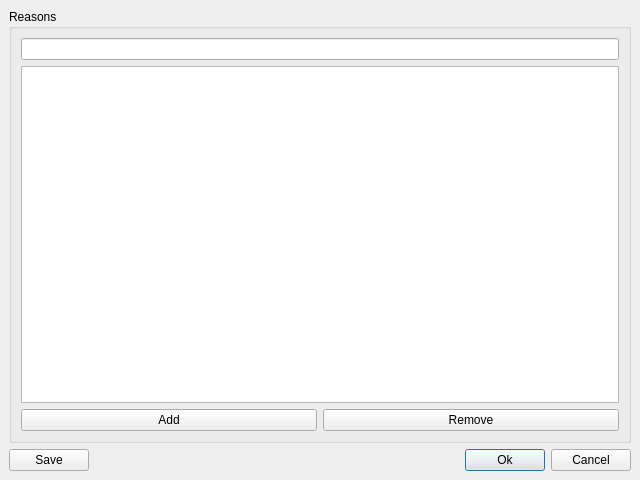
<?xml version="1.0" encoding="UTF-8"?>
<ui version="4.0">
 <class>MUCReasonsEditor</class>
 <widget class="QDialog" name="MUCReasonsEditor">
  <property name="geometry">
   <rect>
    <x>0</x>
    <y>0</y>
    <width>640</width>
    <height>480</height>
   </rect>
  </property>
  <property name="windowTitle">
   <string>Reason editor</string>
  </property>
  <layout class="QVBoxLayout">
   <property name="margin" >
    <number>9</number>
   </property>
   <property name="spacing" >
    <number>6</number>
   </property>
   <item>
    <widget class="QGroupBox" name="groupBox">
     <property name="title">
      <string>Reasons</string>
     </property>
     <layout class="QVBoxLayout">
      <property name="margin" >
       <number>9</number>
      </property>
      <property name="spacing" >
       <number>6</number>
      </property>
      <item>
       <widget class="QLineEdit" name="txtReason">
        <property name="text">
         <string/>
        </property>
       </widget>
      </item>
      <item>
       <widget class="QListWidget" name="lstReasons"/>
      </item>
      <item>
       <layout class="QHBoxLayout">
        <property name="margin" >
         <number>0</number>
        </property>
        <property name="spacing" >
         <number>6</number>
        </property>
        <item>
         <widget class="QPushButton" name="btnAdd">
          <property name="text">
           <string>Add</string>
          </property>
         </widget>
        </item>
        <item>
         <widget class="QPushButton" name="btnRemove">
          <property name="text">
           <string>Remove</string>
          </property>
         </widget>
        </item>
       </layout>
      </item>
     </layout>
    </widget>
   </item>
   <item>
    <layout class="QHBoxLayout">
     <property name="margin" >
      <number>0</number>
     </property>
     <property name="spacing" >
      <number>6</number>
     </property>
     <item>
      <widget class="QPushButton" name="btnSave">
       <property name="text">
        <string>Save</string>
       </property>
      </widget>
     </item>
     <item>
      <spacer>
       <property name="orientation">
        <enum>Qt::Horizontal</enum>
       </property>
       <property name="sizeHint" >
        <size>
         <width>40</width>
         <height>20</height>
        </size>
       </property>
      </spacer>
     </item>
     <item>
      <widget class="QPushButton" name="btnOk">
       <property name="text">
        <string>Ok</string>
       </property>
       <property name="autoDefault">
        <bool>false</bool>
       </property>
       <property name="default">
        <bool>true</bool>
       </property>
      </widget>
     </item>
     <item>
      <widget class="QPushButton" name="btnCancel">
       <property name="text">
        <string>Cancel</string>
       </property>
      </widget>
     </item>
    </layout>
   </item>
  </layout>
 </widget>
 <resources/>
 <connections>
  <connection>
   <sender>btnOk</sender>
   <signal>clicked()</signal>
   <receiver>MUCReasonsEditor</receiver>
   <slot>accept()</slot>
   <hints>
    <hint type="sourcelabel">
     <x>265</x>
     <y>271</y>
    </hint>
    <hint type="destinationlabel">
     <x>-2</x>
     <y>287</y>
    </hint>
   </hints>
  </connection>
  <connection>
   <sender>btnCancel</sender>
   <signal>clicked()</signal>
   <receiver>MUCReasonsEditor</receiver>
   <slot>reject()</slot>
   <hints>
    <hint type="sourcelabel">
     <x>341</x>
     <y>283</y>
    </hint>
    <hint type="destinationlabel">
     <x>81</x>
     <y>272</y>
    </hint>
   </hints>
  </connection>
  <connection>
   <sender>btnSave</sender>
   <signal>clicked()</signal>
   <receiver>MUCReasonsEditor</receiver>
   <slot>save()</slot>
   <hints>
    <hint type="sourcelabel">
     <x>35</x>
     <y>282</y>
    </hint>
    <hint type="destinationlabel">
     <x>199</x>
     <y>149</y>
    </hint>
   </hints>
  </connection>
 </connections>
 <slots>
  <slot>save()</slot>
 </slots>
</ui>
